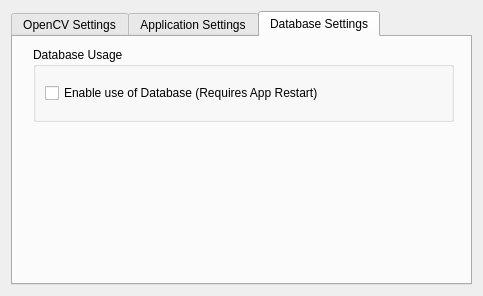
<?xml version="1.0" encoding="UTF-8"?>
<ui version="4.0">
 <class>SettingsMenu</class>
 <widget class="QDialog" name="SettingsMenu">
  <property name="geometry">
   <rect>
    <x>0</x>
    <y>0</y>
    <width>483</width>
    <height>296</height>
   </rect>
  </property>
  <property name="windowTitle">
   <string>Settings Menu</string>
  </property>
  <layout class="QGridLayout" name="gridLayout">
   <item row="0" column="0">
    <widget class="QTabWidget" name="tabWidget">
     <property name="currentIndex">
      <number>2</number>
     </property>
     <widget class="QWidget" name="opencv_settings_tab">
      <attribute name="title">
       <string>OpenCV Settings</string>
      </attribute>
      <widget class="QGroupBox" name="source_type_box">
       <property name="geometry">
        <rect>
         <x>20</x>
         <y>10</y>
         <width>421</width>
         <height>75</height>
        </rect>
       </property>
       <property name="title">
        <string>Type</string>
       </property>
       <property name="flat">
        <bool>false</bool>
       </property>
       <layout class="QHBoxLayout" name="horizontalLayout">
        <item>
         <widget class="QRadioButton" name="index_radio">
          <property name="text">
           <string>Index (Physical)</string>
          </property>
          <property name="checked">
           <bool>true</bool>
          </property>
         </widget>
        </item>
        <item>
         <widget class="QRadioButton" name="webcam_radio">
          <property name="text">
           <string>Webcam (IP)</string>
          </property>
          <property name="checked">
           <bool>false</bool>
          </property>
         </widget>
        </item>
       </layout>
      </widget>
      <widget class="QGroupBox" name="source_box">
       <property name="geometry">
        <rect>
         <x>20</x>
         <y>110</y>
         <width>421</width>
         <height>113</height>
        </rect>
       </property>
       <property name="title">
        <string>Video Source</string>
       </property>
       <layout class="QGridLayout" name="gridLayout_2">
        <item row="1" column="0">
         <widget class="QLabel" name="ip_label">
          <property name="text">
           <string>Address</string>
          </property>
         </widget>
        </item>
        <item row="0" column="2">
         <widget class="QSpinBox" name="index_spinbox"/>
        </item>
        <item row="0" column="0">
         <widget class="QLabel" name="index_label">
          <property name="text">
           <string>Index</string>
          </property>
         </widget>
        </item>
        <item row="0" column="1">
         <spacer name="horizontalSpacer">
          <property name="orientation">
           <enum>Qt::Horizontal</enum>
          </property>
          <property name="sizeHint" stdset="0">
           <size>
            <width>40</width>
            <height>20</height>
           </size>
          </property>
         </spacer>
        </item>
        <item row="1" column="1" colspan="2">
         <widget class="QLineEdit" name="ip_lineedit">
          <property name="layoutDirection">
           <enum>Qt::LeftToRight</enum>
          </property>
          <property name="placeholderText">
           <string>http://127.0.0.1:8080</string>
          </property>
         </widget>
        </item>
       </layout>
      </widget>
     </widget>
     <widget class="QWidget" name="app_settings_tab">
      <attribute name="title">
       <string>Application Settings</string>
      </attribute>
      <widget class="QGroupBox" name="start_box">
       <property name="geometry">
        <rect>
         <x>20</x>
         <y>10</y>
         <width>421</width>
         <height>75</height>
        </rect>
       </property>
       <property name="title">
        <string>Start</string>
       </property>
       <layout class="QHBoxLayout" name="horizontalLayout_2">
        <item>
         <widget class="QCheckBox" name="skip_start_chkbox">
          <property name="text">
           <string>Skip Start Sequence (Skips to Scanner on App Start)</string>
          </property>
         </widget>
        </item>
       </layout>
      </widget>
     </widget>
     <widget class="QWidget" name="db_settings_tab">
      <attribute name="title">
       <string>Database Settings</string>
      </attribute>
      <widget class="QGroupBox" name="db_usage_box">
       <property name="geometry">
        <rect>
         <x>20</x>
         <y>10</y>
         <width>421</width>
         <height>75</height>
        </rect>
       </property>
       <property name="title">
        <string>Database Usage</string>
       </property>
       <layout class="QHBoxLayout" name="horizontalLayout_4">
        <item>
         <widget class="QCheckBox" name="db_chkbox">
          <property name="text">
           <string>Enable use of Database (Requires App Restart)</string>
          </property>
         </widget>
        </item>
       </layout>
      </widget>
     </widget>
    </widget>
   </item>
  </layout>
 </widget>
 <resources/>
 <connections/>
</ui>
